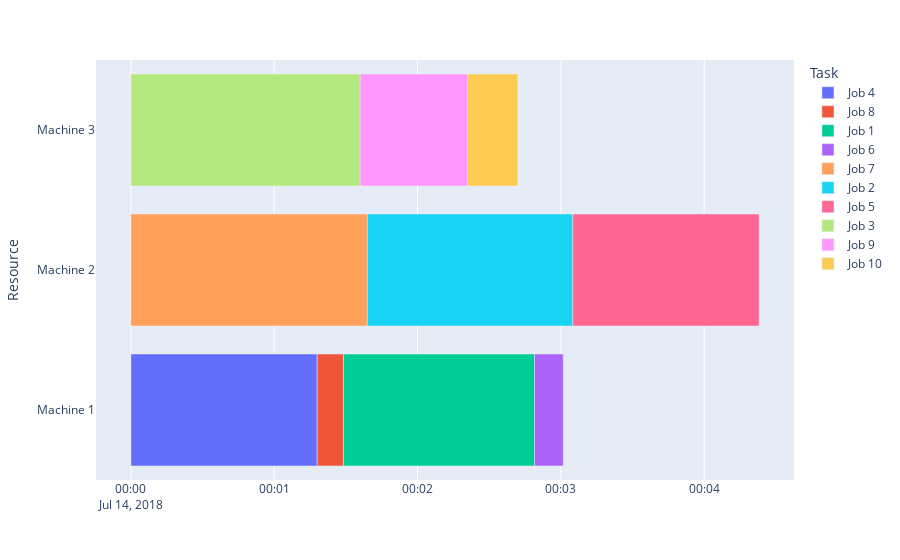

The notebook cell saved with this chart:
### Code cell
import plotly.express as px
import pandas as pd


M1Answer=[(4, 0, 78), (8, 78, 89), (1, 89, 169), (6, 169, 181)]
M2Answer=[(7, 0, 99), (2, 99, 185), (5, 185, 263)]
M3Answer=[(3, 0, 96), (9, 96, 141), (10, 141, 162)]

## 會用到%%
df=[]
#M1
for i in range(len(M1Answer)):
    df.append(dict(Task='Job %s'%M1Answer[i][0], Start='2018-07-14 %s'%datetime.timedelta(seconds=M1Answer[i][1]), Finish='2018-07-14 %s'%datetime.timedelta(seconds=M1Answer[i][2]),Resource='Machine 1'))

for i in range(len(M2Answer)):
    df.append(dict(Task='Job %s'%M2Answer[i][0], Start='2018-07-14 %s'%datetime.timedelta(seconds=M2Answer[i][1]), Finish='2018-07-14 %s'%datetime.timedelta(seconds=M2Answer[i][2]),Resource='Machine 2'))

for i in range(len(M3Answer)):
    df.append(dict(Task='Job %s'%M3Answer[i][0], Start='2018-07-14 %s'%datetime.timedelta(seconds=M3Answer[i][1]), Finish='2018-07-14 %s'%datetime.timedelta(seconds=M3Answer[i][2]),Resource='Machine 3'))
'''
df = pd.DataFrame([
    dict(Task="Job A", Start='2009-01-01', Finish='2009-02-28', Resource="Alex"),
    dict(Task="Job B", Start='2009-03-05', Finish='2009-04-15', Resource="Alex"),
    dict(Task="Job C", Start='2009-02-20', Finish='2009-05-30', Resource="Max")
])
'''
fig = px.timeline(df, x_start="Start", x_end="Finish", y="Resource", color="Task")
fig.show()

### Figure 1 — Plotly figure (JSON) as saved in the notebook; plotly's stock layout.template omitted (floating-point values rounded to 4 significant figures)
{"data": [{"alignmentgroup": "True", "base": ["2018-07-14 0:00:00"], "hovertemplate": "Task=Job 4<br>Start=%{base}<br>Finish=%{x}<br>Resource=%{y}<extra></extra>", "legendgroup": "Job 4", "marker": {"color": "#636efa"}, "name": "Job 4", "offsetgroup": "Job 4", "orientation": "h", "showlegend": true, "textposition": "auto", "type": "bar", "x": [78000], "xaxis": "x", "y": ["Machine 1"], "yaxis": "y"}, {"alignmentgroup": "True", "base": ["2018-07-14 0:01:18"], "hovertemplate": "Task=Job 8<br>Start=%{base}<br>Finish=%{x}<br>Resource=%{y}<extra></extra>", "legendgroup": "Job 8", "marker": {"color": "#EF553B"}, "name": "Job 8", "offsetgroup": "Job 8", "orientation": "h", "showlegend": true, "textposition": "auto", "type": "bar", "x": [11000], "xaxis": "x", "y": ["Machine 1"], "yaxis": "y"}, {"alignmentgroup": "True", "base": ["2018-07-14 0:01:29"], "hovertemplate": "Task=Job 1<br>Start=%{base}<br>Finish=%{x}<br>Resource=%{y}<extra></extra>", "legendgroup": "Job 1", "marker": {"color": "#00cc96"}, "name": "Job 1", "offsetgroup": "Job 1", "orientation": "h", "showlegend": true, "textposition": "auto", "type": "bar", "x": [80000], "xaxis": "x", "y": ["Machine 1"], "yaxis": "y"}, {"alignmentgroup": "True", "base": ["2018-07-14 0:02:49"], "hovertemplate": "Task=Job 6<br>Start=%{base}<br>Finish=%{x}<br>Resource=%{y}<extra></extra>", "legendgroup": "Job 6", "marker": {"color": "#ab63fa"}, "name": "Job 6", "offsetgroup": "Job 6", "orientation": "h", "showlegend": true, "textposition": "auto", "type": "bar", "x": [12000], "xaxis": "x", "y": ["Machine 1"], "yaxis": "y"}, {"alignmentgroup": "True", "base": ["2018-07-14 0:00:00"], "hovertemplate": "Task=Job 7<br>Start=%{base}<br>Finish=%{x}<br>Resource=%{y}<extra></extra>", "legendgroup": "Job 7", "marker": {"color": "#FFA15A"}, "name": "Job 7", "offsetgroup": "Job 7", "orientation": "h", "showlegend": true, "textposition": "auto", "type": "bar", "x": [99000], "xaxis": "x", "y": ["Machine 2"], "yaxis": "y"}, {"alignmentgroup": "True", "base": ["2018-07-14 0:01:39"], "hovertemplate": "Task=Job 2<br>Start=%{base}<br>Finish=%{x}<br>Resource=%{y}<extra></extra>", "legendgroup": "Job 2", "marker": {"color": "#19d3f3"}, "name": "Job 2", "offsetgroup": "Job 2", "orientation": "h", "showlegend": true, "textposition": "auto", "type": "bar", "x": [86000], "xaxis": "x", "y": ["Machine 2"], "yaxis": "y"}, {"alignmentgroup": "True", "base": ["2018-07-14 0:03:05"], "hovertemplate": "Task=Job 5<br>Start=%{base}<br>Finish=%{x}<br>Resource=%{y}<extra></extra>", "legendgroup": "Job 5", "marker": {"color": "#FF6692"}, "name": "Job 5", "offsetgroup": "Job 5", "orientation": "h", "showlegend": true, "textposition": "auto", "type": "bar", "x": [78000], "xaxis": "x", "y": ["Machine 2"], "yaxis": "y"}, {"alignmentgroup": "True", "base": ["2018-07-14 0:00:00"], "hovertemplate": "Task=Job 3<br>Start=%{base}<br>Finish=%{x}<br>Resource=%{y}<extra></extra>", "legendgroup": "Job 3", "marker": {"color": "#B6E880"}, "name": "Job 3", "offsetgroup": "Job 3", "orientation": "h", "showlegend": true, "textposition": "auto", "type": "bar", "x": [96000], "xaxis": "x", "y": ["Machine 3"], "yaxis": "y"}, {"alignmentgroup": "True", "base": ["2018-07-14 0:01:36"], "hovertemplate": "Task=Job 9<br>Start=%{base}<br>Finish=%{x}<br>Resource=%{y}<extra></extra>", "legendgroup": "Job 9", "marker": {"color": "#FF97FF"}, "name": "Job 9", "offsetgroup": "Job 9", "orientation": "h", "showlegend": true, "textposition": "auto", "type": "bar", "x": [45000], "xaxis": "x", "y": ["Machine 3"], "yaxis": "y"}, {"alignmentgroup": "True", "base": ["2018-07-14 0:02:21"], "hovertemplate": "Task=Job 10<br>Start=%{base}<br>Finish=%{x}<br>Resource=%{y}<extra></extra>", "legendgroup": "Job 10", "marker": {"color": "#FECB52"}, "name": "Job 10", "offsetgroup": "Job 10", "orientation": "h", "showlegend": true, "textposition": "auto", "type": "bar", "x": [21000], "xaxis": "x", "y": ["Machine 3"], "yaxis": "y"}], "layout": {"barmode": "overlay", "legend": {"title": {"text": "Task"}, "tracegroupgap": 0}, "margin": {"t": 60}, "xaxis": {"anchor": "y", "domain": [0, 1], "type": "date"}, "yaxis": {"anchor": "x", "domain": [0, 1], "title": {"text": "Resource"}}}}
